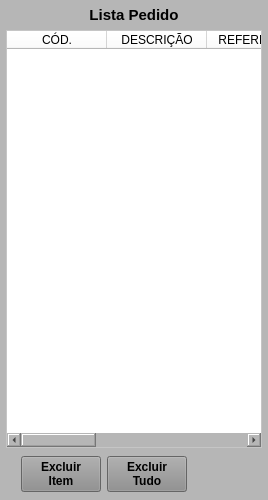
         <widget class="QWidget" name="widget_Cor5" native="true">
          <property name="minimumSize">
           <size>
            <width>0</width>
            <height>500</height>
           </size>
          </property>
          <property name="styleSheet">
           <string notr="true">background-color: rgb(182, 182, 182);</string>
          </property>
          <layout class="QVBoxLayout" name="verticalLayout_3">
           <property name="leftMargin">
            <number>6</number>
           </property>
           <property name="topMargin">
            <number>6</number>
           </property>
           <property name="rightMargin">
            <number>6</number>
           </property>
           <property name="bottomMargin">
            <number>6</number>
           </property>
           <item>
            <widget class="QLabel" name="label_Titulo">
             <property name="maximumSize">
              <size>
               <width>16777215</width>
               <height>18</height>
              </size>
             </property>
             <property name="font">
              <font>
               <pointsize>11</pointsize>
               <weight>75</weight>
               <bold>true</bold>
              </font>
             </property>
             <property name="text">
              <string>Lista Pedido</string>
             </property>
             <property name="alignment">
              <set>Qt::AlignCenter</set>
             </property>
            </widget>
           </item>
           <item>
            <widget class="QTableWidget" name="table_Pedido">
             <property name="sizePolicy">
              <sizepolicy hsizetype="Preferred" vsizetype="Preferred">
               <horstretch>0</horstretch>
               <verstretch>0</verstretch>
              </sizepolicy>
             </property>
             <property name="font">
              <font>
               <pointsize>8</pointsize>
              </font>
             </property>
             <property name="styleSheet">
              <string notr="true">background-color: rgb(255, 255, 255);</string>
             </property>
             <column>
              <property name="text">
               <string>CÓD.</string>
              </property>
             </column>
             <column>
              <property name="text">
               <string>DESCRIÇÃO</string>
              </property>
             </column>
             <column>
              <property name="text">
               <string>REFERÊNCIA</string>
              </property>
             </column>
             <column>
              <property name="text">
               <string>UM</string>
              </property>
             </column>
             <column>
              <property name="text">
               <string>QTDE</string>
              </property>
             </column>
             <column>
              <property name="text">
               <string>ENTREGA</string>
              </property>
             </column>
            </widget>
           </item>
           <item>
            <widget class="QWidget" name="widget_25" native="true">
             <property name="minimumSize">
              <size>
               <width>0</width>
               <height>40</height>
              </size>
             </property>
             <property name="maximumSize">
              <size>
               <width>16777215</width>
               <height>40</height>
              </size>
             </property>
             <property name="styleSheet">
              <string notr="true"/>
             </property>
             <layout class="QHBoxLayout" name="horizontalLayout_24">
              <property name="spacing">
               <number>6</number>
              </property>
              <property name="leftMargin">
               <number>15</number>
              </property>
              <property name="topMargin">
               <number>2</number>
              </property>
              <property name="rightMargin">
               <number>15</number>
              </property>
              <property name="bottomMargin">
               <number>2</number>
              </property>
              <item>
               <widget class="QPushButton" name="btn_ExcluirItem">
                <property name="sizePolicy">
                 <sizepolicy hsizetype="Fixed" vsizetype="Preferred">
                  <horstretch>0</horstretch>
                  <verstretch>0</verstretch>
                 </sizepolicy>
                </property>
                <property name="minimumSize">
                 <size>
                  <width>80</width>
                  <height>0</height>
                 </size>
                </property>
                <property name="maximumSize">
                 <size>
                  <width>80</width>
                  <height>16777215</height>
                 </size>
                </property>
                <property name="font">
                 <font>
                  <pointsize>9</pointsize>
                  <weight>75</weight>
                  <bold>true</bold>
                 </font>
                </property>
                <property name="cursor">
                 <cursorShape>PointingHandCursor</cursorShape>
                </property>
                <property name="layoutDirection">
                 <enum>Qt::LeftToRight</enum>
                </property>
                <property name="autoFillBackground">
                 <bool>false</bool>
                </property>
                <property name="styleSheet">
                 <string notr="true">background-color: rgb(141, 141, 141);</string>
                </property>
                <property name="text">
                 <string>Excluir
Item</string>
                </property>
                <property name="checkable">
                 <bool>false</bool>
                </property>
                <property name="autoDefault">
                 <bool>false</bool>
                </property>
                <property name="default">
                 <bool>false</bool>
                </property>
                <property name="flat">
                 <bool>false</bool>
                </property>
               </widget>
              </item>
              <item>
               <widget class="QPushButton" name="btn_ExcluirTudo">
                <property name="sizePolicy">
                 <sizepolicy hsizetype="Fixed" vsizetype="Preferred">
                  <horstretch>0</horstretch>
                  <verstretch>0</verstretch>
                 </sizepolicy>
                </property>
                <property name="minimumSize">
                 <size>
                  <width>80</width>
                  <height>0</height>
                 </size>
                </property>
                <property name="maximumSize">
                 <size>
                  <width>80</width>
                  <height>16777215</height>
                 </size>
                </property>
                <property name="font">
                 <font>
                  <pointsize>9</pointsize>
                  <weight>75</weight>
                  <bold>true</bold>
                 </font>
                </property>
                <property name="cursor">
                 <cursorShape>PointingHandCursor</cursorShape>
                </property>
                <property name="layoutDirection">
                 <enum>Qt::LeftToRight</enum>
                </property>
                <property name="autoFillBackground">
                 <bool>false</bool>
                </property>
                <property name="styleSheet">
                 <string notr="true">background-color: rgb(141, 141, 141);</string>
                </property>
                <property name="text">
                 <string>Excluir
Tudo</string>
                </property>
                <property name="checkable">
                 <bool>false</bool>
                </property>
                <property name="autoDefault">
                 <bool>false</bool>
                </property>
                <property name="default">
                 <bool>false</bool>
                </property>
                <property name="flat">
                 <bool>false</bool>
                </property>
               </widget>
              </item>
              <item>
               <widget class="QLabel" name="label_40">
                <property name="text">
                 <string/>
                </property>
               </widget>
              </item>
             </layout>
            </widget>
           </item>
          </layout>
         </widget>
